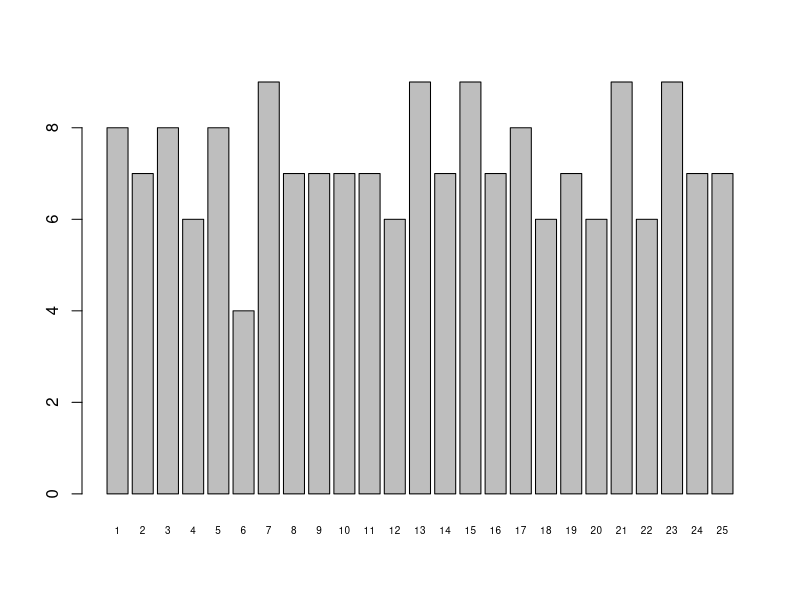

Reproduce this figure in R.
#[1번 문제]
setwd("C:/Users/ysw/Desktop")
bob = scan("bob.txt",what="",sep="\n")
length(bob)
str(bob)
bob.split=strsplit(bob,split=" ")
bob.length = sapply(bob.split,length)
barplot(bob.length,names.arg=1:length(bob.length),cex.names =0.6)

#[2번 문제]
#6회 이상 출현한 단어들을 빈도가 큰 것부터 작아지는 순서로 제시하여라
setwd("C:/Users/ysw/Desktop")
bob = scan("bob.txt",what="",sep="\n")
bob = gsub("\\.","",bob)
bob = gsub("\\,","",bob)
bob = gsub("\\?","",bob)
bob.split=strsplit(bob,split=" ")
a = unlist(bob.split)
bob.sort = sort(table(a),decreasing = T)
bob.sort[bob.sort>=6]

#[3번문제]
setwd("C:/Users/ysw/Desktop")
bob = scan("bob.txt",what="",sep="\n")
bob = gsub("\\.","",bob)
bob = gsub("\\,","",bob)
bob = gsub("\\?","",bob)
bob.split=strsplit(bob,split=" ")
a = unlist(bob.split)
#apostrophe는 몇번 나오는가
length(grep("\\'",a))
bob.word = grep("\\'",unique(a))
#apostrophe가 나타난 단어들
for(i in 1:length(grep("\\'",unique(a)))){
    print(unique(a)[bob.word[i]])
}
